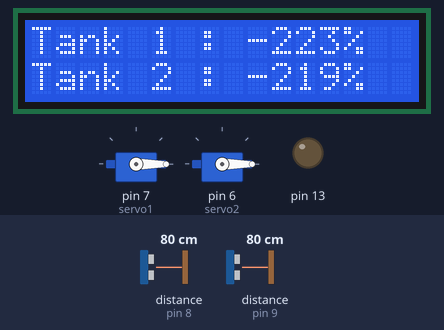
Recording of a sketch running on a simulated Arduino Uno, built with avr-gcc and run on an emulated ATmega328P. Shown: 2 × servo, 16×2 character LCD, output pins drawn as LEDs (lit = HIGH). Wiring (inferred from the names in the program): 2 × ultrasonic range finder: trigger pin 10, echo pin 9 / trigger A0, echo pin 8. Inputs (shaded band) come from the test bench; at power-on: distance to the obstacle (sensors on pin 8, pin 9) 80 cm. The echo pulse lasts 58.3 µs per cm; pins used as bus, display or sensor lines are not drawn.

Above: at 1.29 s.
1.3 s: distance to the obstacle (sensor on pin 8) set to 9 cm
At 2.5 s:
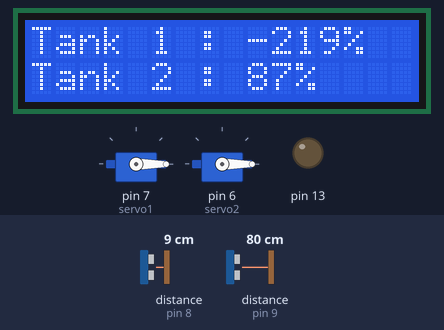
2.8 s: distance to the obstacle (sensor on pin 8) set to 6 cm
At 3.3 s:
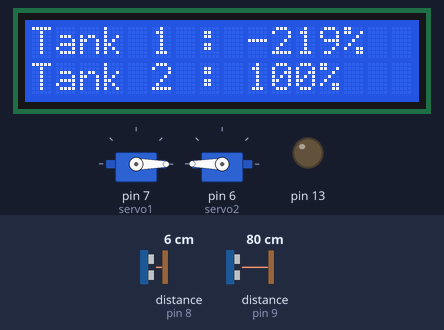
4.3 s: distance to the obstacle (sensor on pin 9) set to 9 cm
At 5.3 s:
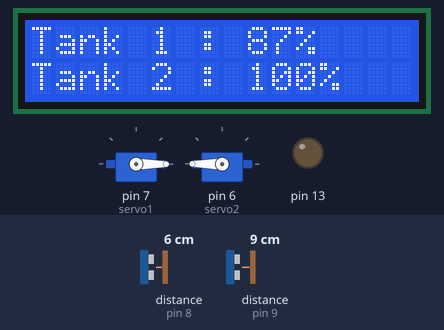
5.8 s: distance to the obstacle (sensor on pin 9) set to 6 cm
At 7.0 s:
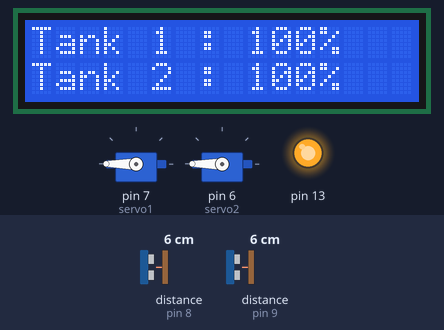
7.3 s: distance to the obstacle (sensor on pin 8) set to 18 cm
At 8.3 s:
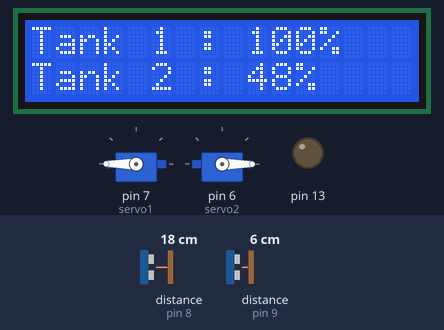
8.8 s: distance to the obstacle (sensor on pin 9) set to 2 cm
At 10.2 s:
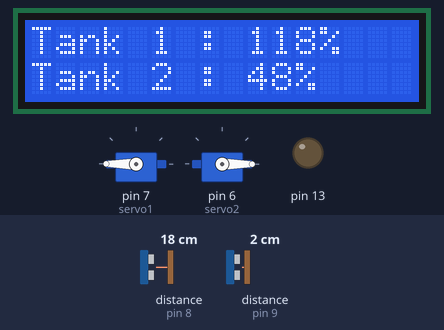
Timing chart, 0 to 11.3 s (numbered marks = the images above; inputs shaded):
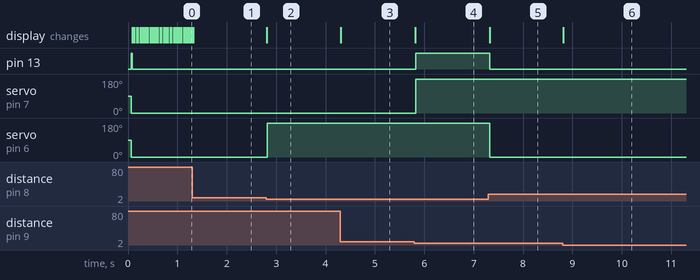

Measured:
- the behaviour switches between 8 and 7 cm on distance to the obstacle (sensor on pin 8) (found by bisection; images 1 and 2)
- the behaviour switches between 8 and 7 cm on distance to the obstacle (sensor on pin 9) (found by bisection; images 3 and 4)
- after the input at 1.3 s, the display: changes at once (image 1)
- after the input at 2.8 s, servo on pin 6 (servo2): 0° → 180° at once; the display: changes at once (image 2)
- after the input at 4.3 s, the display: changes at once (image 3)
- after the input at 5.8 s, pin 13: LOW → HIGH at once; servo on pin 7 (servo1): 0° → 180° at once; the display: changes at once (image 4)
- after the input at 7.3 s, pin 13: HIGH → LOW at once; servo on pin 6 (servo2): 180° → 0° at once; the display: changes at once (image 5)
- after the input at 8.8 s, the display: changes at once (image 6)

The sketch:

demo.ino
```cpp
#include<LiquidCrystal.h>
#include <Servo.h>

Servo servo1,servo2;
int pos = 0;
int i;
LiquidCrystal lcd(12 , 11, 5, 4, 3, 2);
int trigPin1=10;
int echoPin1=9;

int trigPin2=A0;
int echoPin2=8;

//int relay = 13;
int distance1=0;
int distance2=0;
long duration1;
long duration2;

const int maxCap1=28;
const int maxCap2=28;
int temp1=0;
int temp2=0;


void setup()
{

  servo1.attach(7);
  servo2.attach(6);
  lcd.begin(16, 2);

  pinMode(trigPin1, OUTPUT);
  pinMode(echoPin1, INPUT);
  pinMode(trigPin2, OUTPUT);
  pinMode(echoPin2, INPUT);

  pinMode(13,OUTPUT);
  digitalWrite(13,HIGH);

  servo1.write(0);
  servo2.write(0);

}

void loop()
{


  digitalWrite(trigPin1, LOW);
  delayMicroseconds(2);
  digitalWrite(trigPin1, HIGH);
  delayMicroseconds(10);
  digitalWrite(trigPin1, LOW);
  duration1 = pulseIn(echoPin1, HIGH);
  distance1= duration1*0.034/2;

  digitalWrite(trigPin2, LOW);
  delayMicroseconds(2);
  digitalWrite(trigPin2, HIGH);
  delayMicroseconds(10);
  digitalWrite(trigPin2, LOW);
  duration2 = pulseIn(echoPin2, HIGH);
  distance2= duration2*0.034/2;


  lcd.setCursor(0,0);
  temp1=(maxCap1-distance1)*4.38;
  lcd.print("Tank 1 : ");
  lcd.print(temp1);
  lcd.print("%    ");


  lcd.setCursor(0,1);
  temp2=(maxCap2-distance2)*4.38;
  lcd.print("Tank 2 : ");
  lcd.print(temp2);
  lcd.print("%    ");

  delay(7);


  if(temp1>=96&&temp2<96)
  {
    servo1.write(180);
    servo2.write(0);

  }
  if(temp2>=96)
  {

   servo2.write(180);
   servo1.write(0);


  }


  if(temp1>=96&&temp2>=96)
  {
    digitalWrite(13,HIGH);
     servo1.write(180);
     servo2.write(180);

  }
  else
  {
    digitalWrite(13,LOW);
  }
}
```
